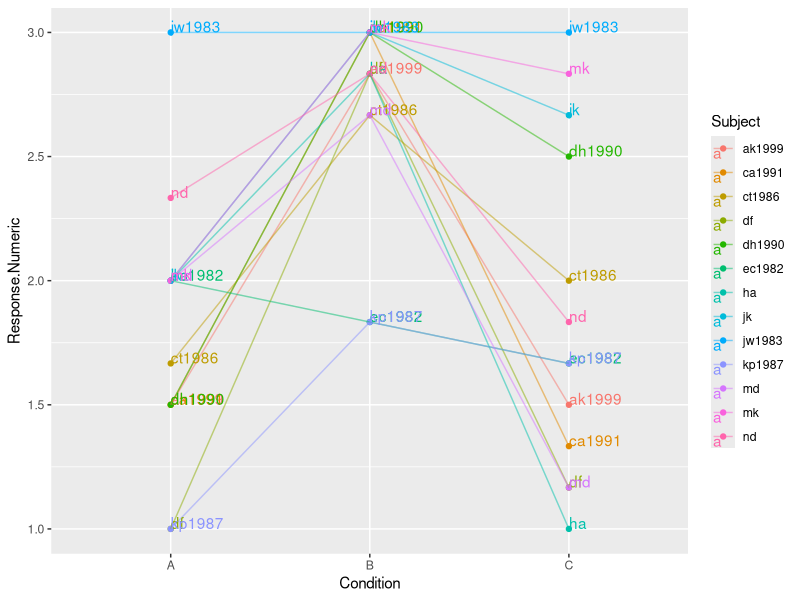
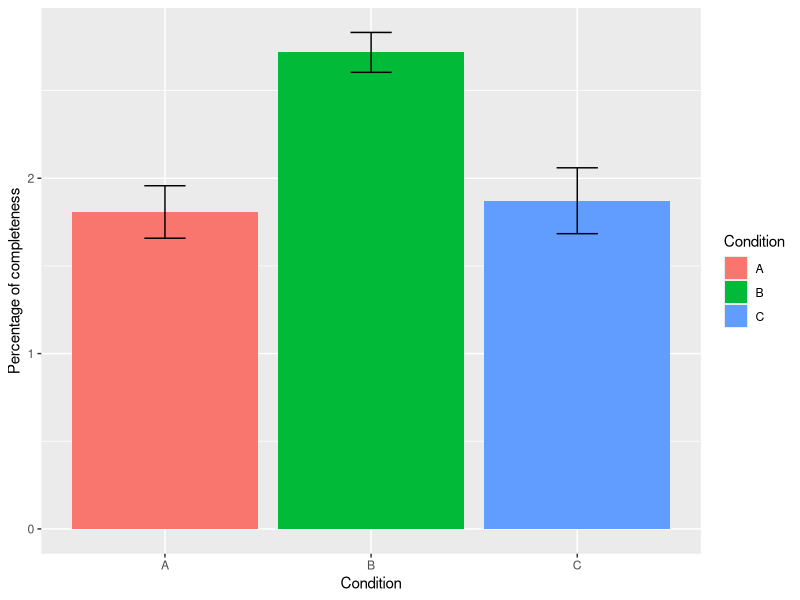
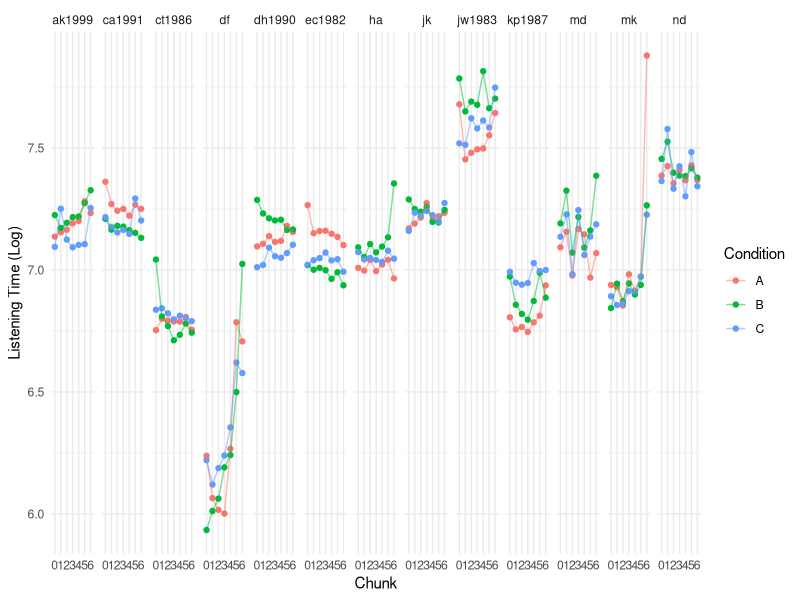
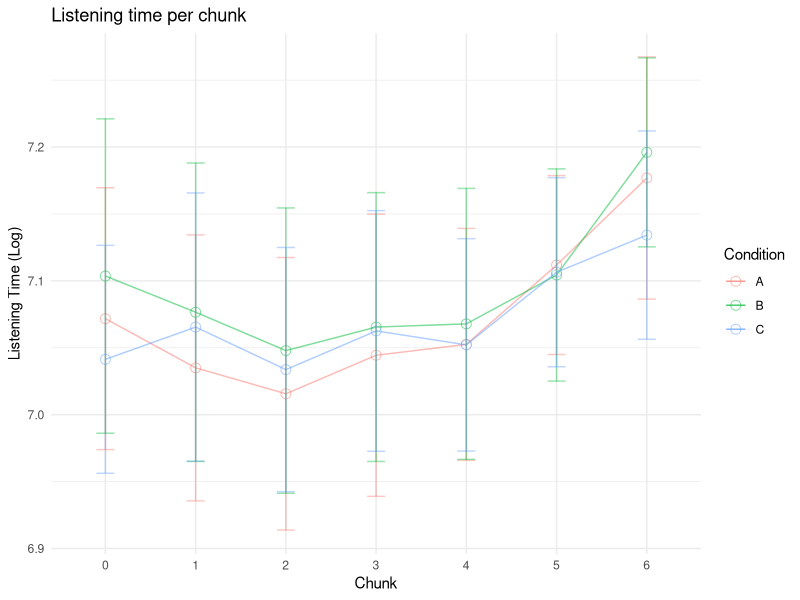
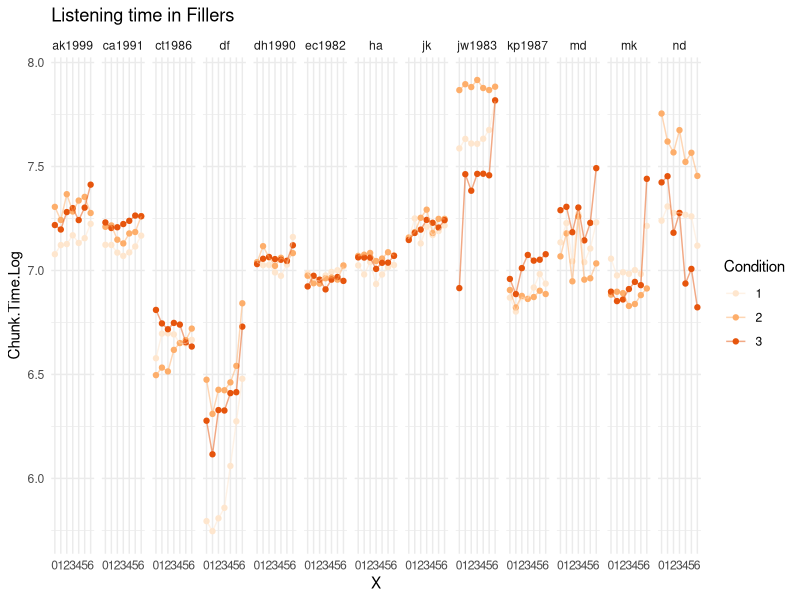
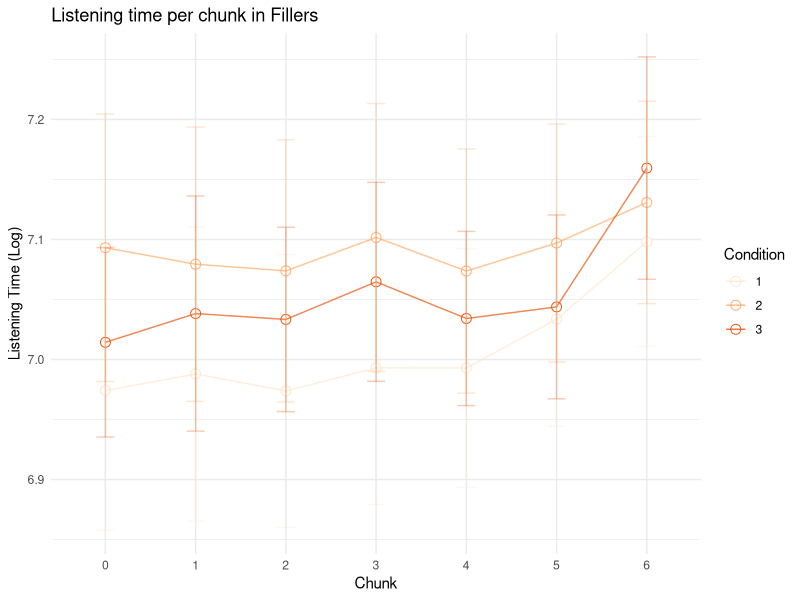
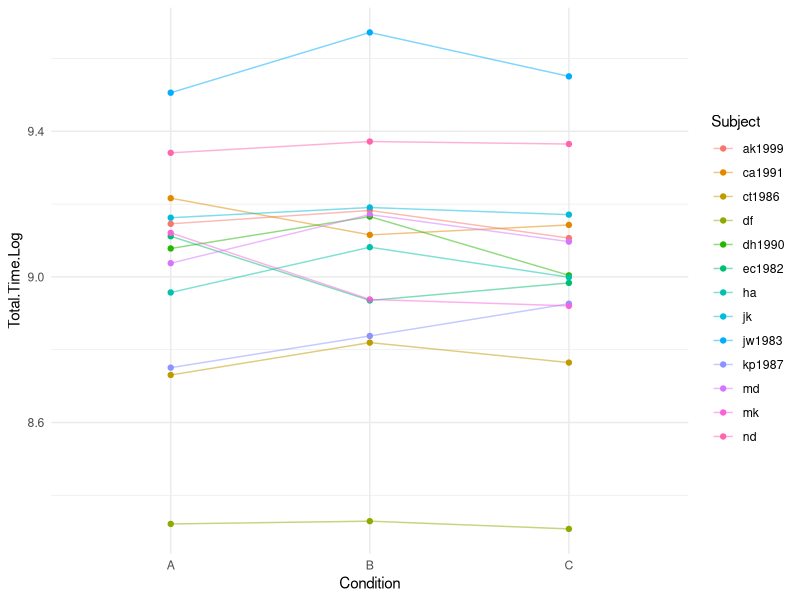
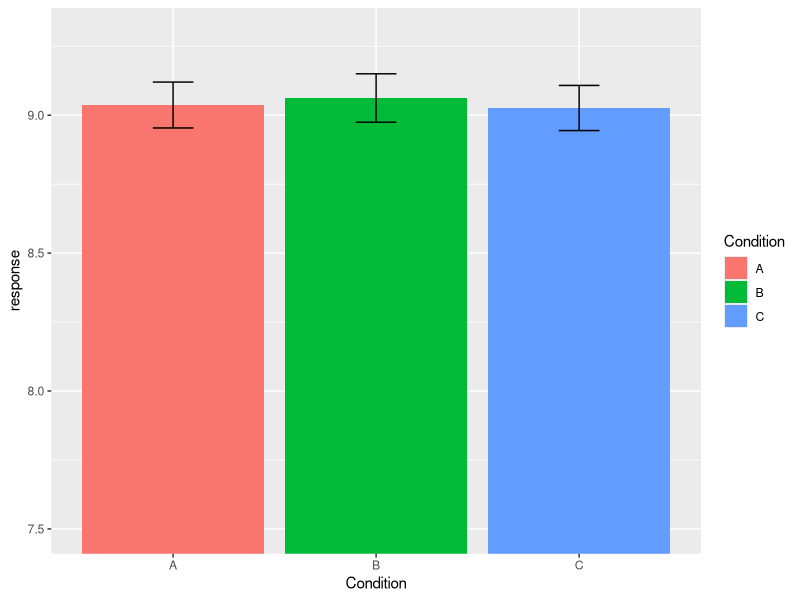

Here is the R script that generated these plots, in order:
## ---- chunk 1
library(tidyverse)
library(ggplot2)
library(lme4)
library(plyr)

# Standard error of the mean
se <- function(x, ...) {
  n <- length(x)
  return(sd(x, ...)/sqrt(n))
}
## ---- chunk 2
data <- read.csv("PilotResults.csv")
data <- data[!apply(is.na(data) | data == "", 1, all),]
info <- read.csv("PilotInfo.csv")
## ---- chunk 3
data$Subject <- factor(data$Subject)
data$Type <- factor(data$Type)
data$Condition <- factor(data$Condition)
data$Response <- factor(data$Response)
data$X <- factor(data$X)
data$Response.Numeric <- data$Response
levels(data$Response.Numeric) <- c(2,1,3,0)
data$Response.Numeric <- as.numeric(as.character(data$Response.Numeric))
data$Chunk.Time.Log <- log(data$Chunk.Time)
data$Total.Time.Log <- log(data$Total.Time )
data$Response.Time.Log <- log(data$Response.Time)
experimental_items <- subset(data, Type=='experimental_trial')
fillers<- subset(data, Type=='filler')


str(data)
## ---- chunk 4
offline_data.subject<- aggregate(Response.Numeric~Subject+Condition, data= experimental_items, mean, na.rm=T)
ggplot(offline_data.subject, aes(y=Response.Numeric, x=Condition, colour=Subject, group=Subject, label=Subject)) + geom_point() + geom_line(alpha=.5) +geom_text(aes(label=Subject),hjust=0, vjust=0)

offline_data.overall<- ddply(offline_data.subject, c("Condition"),
                      function(offline_data.subject)c(response=mean(offline_data.subject$Response.Numeric, na.rm=T), se=se(offline_data.subject$Response.Numeric, na.rm=T)))

ggplot(offline_data.overall, aes(y=response, x=Condition, fill=Condition)) +
  geom_bar(position=position_dodge(), stat="identity")  +   
  ylab('Percentage of completeness') + 
  geom_errorbar(aes(ymin=response-se, ymax=response+se), width=.2, position=position_dodge(.9)) 


## ---- chunk 5

online_data.subject<- aggregate(Chunk.Time.Log~Subject+Condition+X, data= experimental_items, mean, na.rm=T)

ggplot(online_data.subject, aes(y=Chunk.Time.Log, x=X, colour=Condition, group=Condition)) + 
  geom_point() +
  geom_line(alpha=.5) + 
  facet_grid(.~Subject) + 
  theme_minimal() +  
  ylab("Listening Time (Log)") +
  xlab("Chunk") 

online_data.overall<- ddply(online_data.subject, c("Condition", "X"),
                       function(online_data.subject)c(response=mean(online_data.subject$Chunk.Time.Log, na.rm=T), se=se(online_data.subject$Chunk.Time.Log , na.rm=T)))

ggplot(online_data.overall, aes(y=response, x=X, colour=Condition, group=Condition)) + 
  geom_point(size=3, shape=21, fill="white", alpha=.5) + 
  geom_line(alpha=.5) +  
  theme_minimal() +
  ggtitle('Listening time per chunk') +
  ylab("Listening Time (Log)") +
  xlab("Chunk") +
  geom_errorbar(aes(ymin=response-se, ymax=response+se), alpha=.4, width=.2)

## ---- chunk 6

online_data.subject.fillers<- aggregate(Chunk.Time.Log~Subject+Condition+X, data= fillers, mean, na.rm=T)
ggplot(online_data.subject.fillers, aes(y=Chunk.Time.Log, x=X, colour=Condition, group=Condition)) + 
  geom_point() +
  geom_line(alpha=.5) +
  scale_colour_brewer(palette='Oranges') +
  ggtitle('Listening time in Fillers')+
  facet_grid(.~Subject) + 
  theme_minimal()

online_data.overall.fillers<- ddply(online_data.subject.fillers, c("Condition", "X"),
                            function(online_data.subject.fillers)c(response=mean(online_data.subject.fillers$Chunk.Time.Log, na.rm=T), se=se(online_data.subject.fillers$Chunk.Time.Log , na.rm=T)))

ggplot(online_data.overall.fillers, aes(y=response, x=X, colour=Condition, group=Condition)) + 
  geom_point(size=3, shape=21, fill="white") + 
  geom_line(alpha=.7) +  
  theme_minimal() +
  scale_color_brewer(palette='Oranges')+
  ggtitle('Listening time per chunk in Fillers') +
  ylab("Listening Time (Log)") +
  xlab("Chunk") +
  geom_errorbar(aes(ymin=response-se, ymax=response+se), alpha=.3, width=.2)

## ---- chunk 7
online_data.subject_total <- aggregate(Total.Time.Log~Subject+Condition, data= experimental_items, mean, na.rm=T)
ggplot(online_data.subject_total, aes(y=Total.Time.Log, x=Condition, group=Subject, color=Subject)) + geom_point() + geom_line(alpha=.5) +  theme_minimal()

online_data.overall_total<- ddply(online_data.subject_total, c("Condition"),
                            function(online_data.subject_total)c(response=mean(online_data.subject_total$Total.Time.Log, na.rm=T), se=se(online_data.subject_total$Total.Time.Log , na.rm=T)))

ggplot(online_data.overall_total, aes(y=response, x=Condition, fill=Condition)) +
  geom_bar(position=position_dodge(), stat="identity")  +
  coord_cartesian(ylim=c(7.5, 9.3)) +
  geom_errorbar(aes(ymin=response-se, ymax=response+se), width=.2, position=position_dodge(.9))

